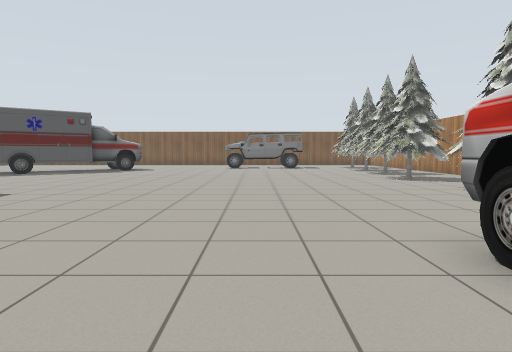
View 1 (above)

19 first-person views from a walk through a world built for the Gazebo simulator. The camera is 0.94 m above the floor, tilts 4° down and sees 75° across. The lines on the ground mark 1 m squares. The floor is counted in squares, 1 m on a side. Each view is taken from the middle of a square. On the plan, view 1 faces up. The plan holds only what a view shows up to about 12 squares ahead; the rest is blank. Simple patterns stand in for the simulator's built-in surfaces.

View 2
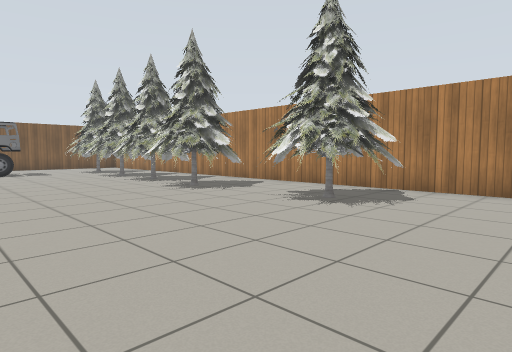

View 3
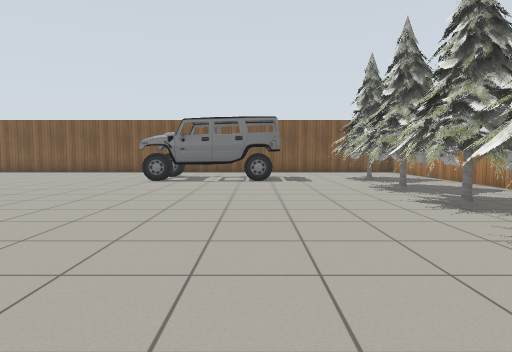

View 4
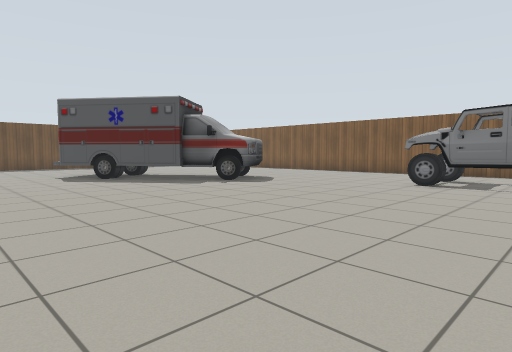

View 5
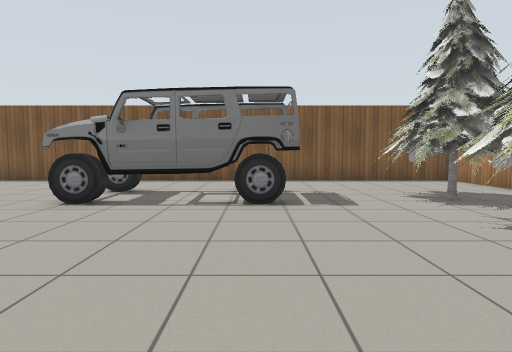

View 6
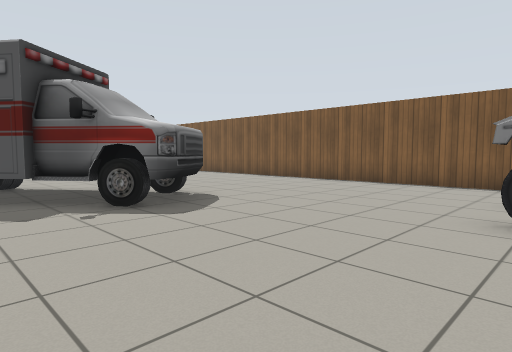

View 7
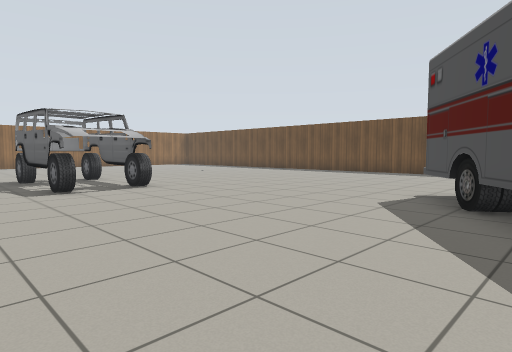

View 8
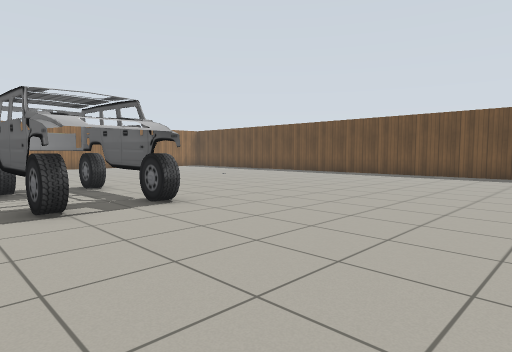

View 9
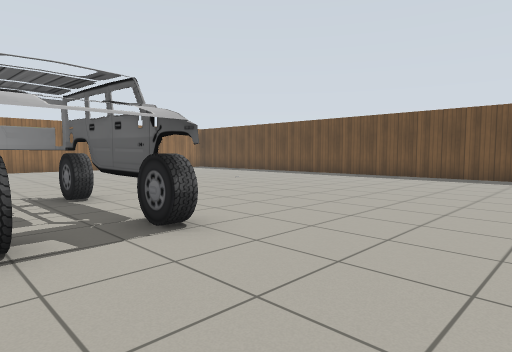

View 10
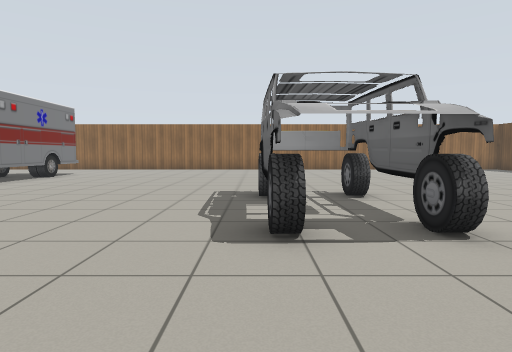

View 11
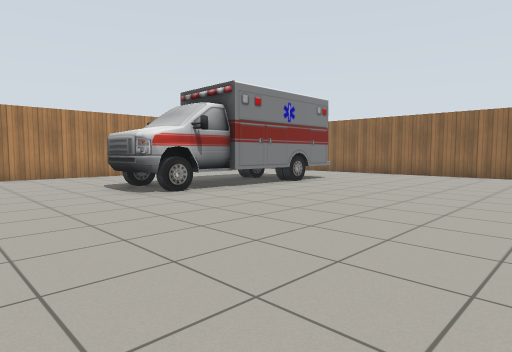

View 12
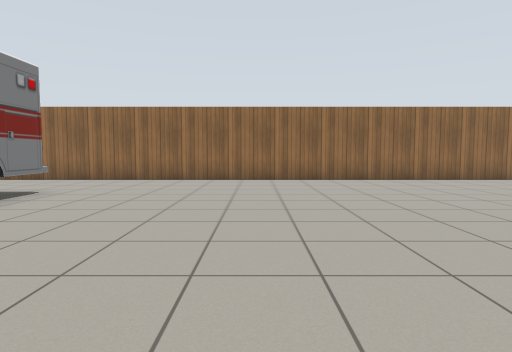

View 13
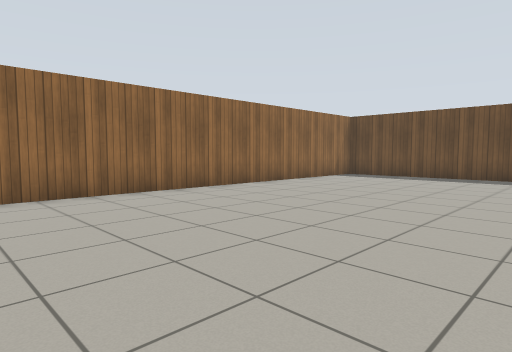

View 14
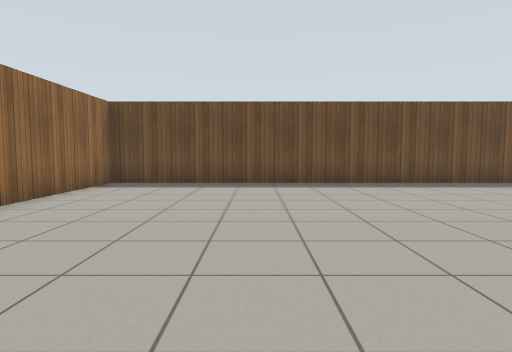

View 15
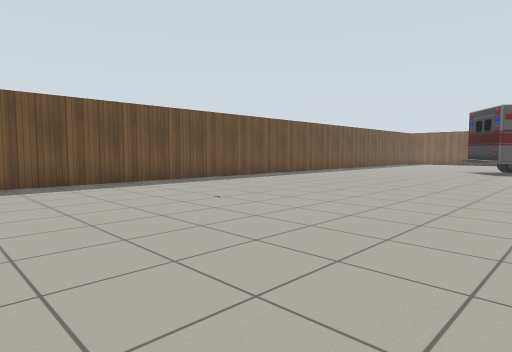

View 16
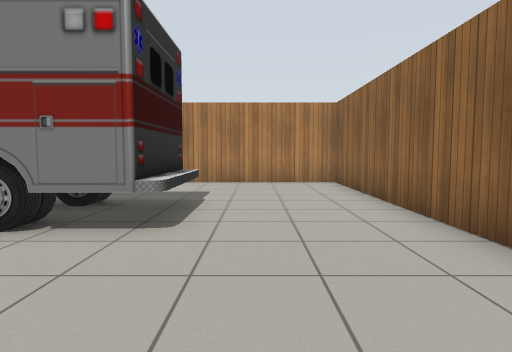

View 17
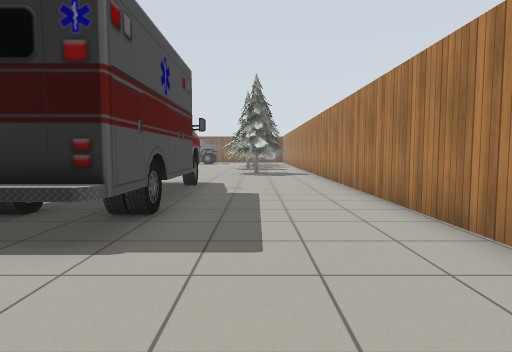

View 18
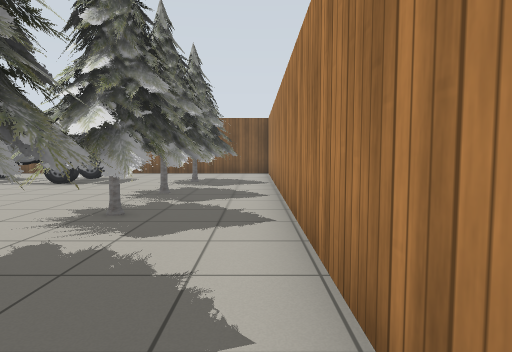

View 19
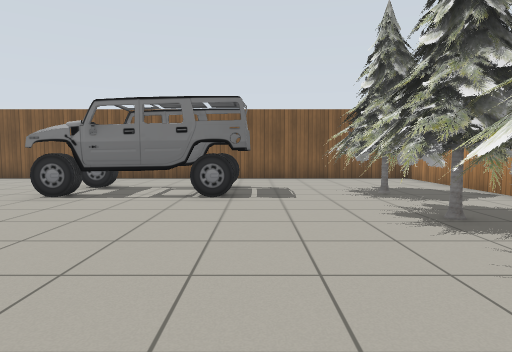

### Floor plan
Key: @ floor where view 1 was taken; # wall or solid block; . floor; T pine tree; A ambulance; C car.
Columns run from 20 left of view 1 to 9 right of it. Each row starts with its distance up from view 1.
 25             ##################
 24            ..................#
 23           ...................#
 22           ........CCCCCC.TTT.#
 21           ........ CCCCC.TTT.#
 20            .......CCCCCC.TTT.#
 19        ..   AA...........  ..#
 18       ....AAAAA......... TTT.#
 17       ...A AAA...........TTT.#
 16          A AA............TTT.#
 15          AA.............TTTT.#
 14        .AA...............TTT.#
 13    ......................TT..#
 12    .....................TTTT.#
 11 #........................TT..#
 10 #............................#
  9 #........................TTT.#
  8 #...........CC...........TTT.#
  7 #...........CCC..........TTT.#
  6 # ..........CCC..............#
  5 #...........CCC..............#
  4 #...........CCC..............#
  3 #...........CCC.......AAA....#
  2 #.....................AAA....#
  1 #.....................AAA....#
  0 #...................@.A A....#
 -1 #.....................A A....#
 -2 #.....................AAA....#
 -3 #.....................A A....#
 -4 #.....................AAA....#
 -5 #............................#
 -6 #............................#
 -7 #............................#
 -8 ##############################

Positions as (right, up) in squares from view 1, and headings:
1: (0, 0), facing up
2: (0, 4), facing up-right
3: (2, 9), facing up
4: (2, 10), facing up-left
5: (2, 14), facing up
6: (-1, 15), facing up-left
7: (-4, 16), facing down-left
8: (-5, 13), facing down-left
9: (-6, 11), facing down-left
10: (-6, 11), facing down
11: (-5, 7), facing down-right
12: (-3, 4), facing down
13: (-6, 0), facing down-left
14: (-9, -3), facing left
15: (-9, -3), facing up-left
16: (-2, -5), facing right
17: (6, -7), facing up
18: (8, 10), facing up
19: (3, 13), facing up
